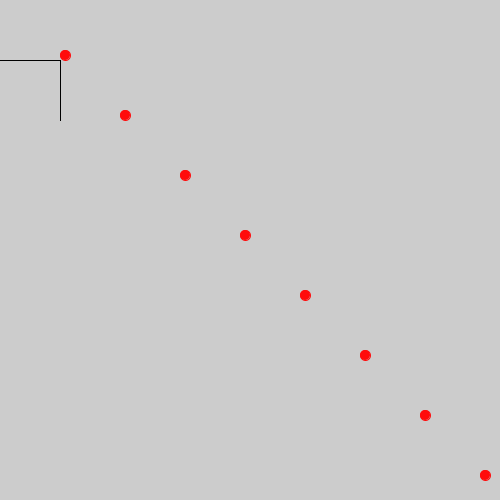
Frame 1 (no input)
Frame 60 (the mouse pressed at the canvas centre just before this capture): identical to frame 1, image omitted
Frame 120 (the mouse held since frame 60 and released just before this capture): identical to frame 1, image omitted

The Processing sketch that drew this single still picture (run headless with seeded random() and noise(); from frame 60 on, the mouse is pressed at the canvas centre):

// Processing sketch: ejercicio_21
// ── ejercicio_21.pde
int escalones=8;
int puntos=8;
 int escalon=60;
 int posx=0;
 int posy=60;
void setup()
{
 size(500,500);
 int contador=0;
 int contador1=0;
 while(contador<escalones) {
   stroke(0);
   line(posx,posy,escalon,escalon);
   line(escalon,posy,escalon,2*escalon);
  /* posx+=escalon;
   escalon=posy+escalon;*/
   contador++;
 }
 while(contador1<puntos){
  stroke(#FF0B0B);
  fill(#FF0B0B);
  ellipse (escalon+5,escalon-5,10,10);
  escalon=posx+escalon;
  escalon=posy+escalon;
  contador1++;
}
}
void draw(){
 }
